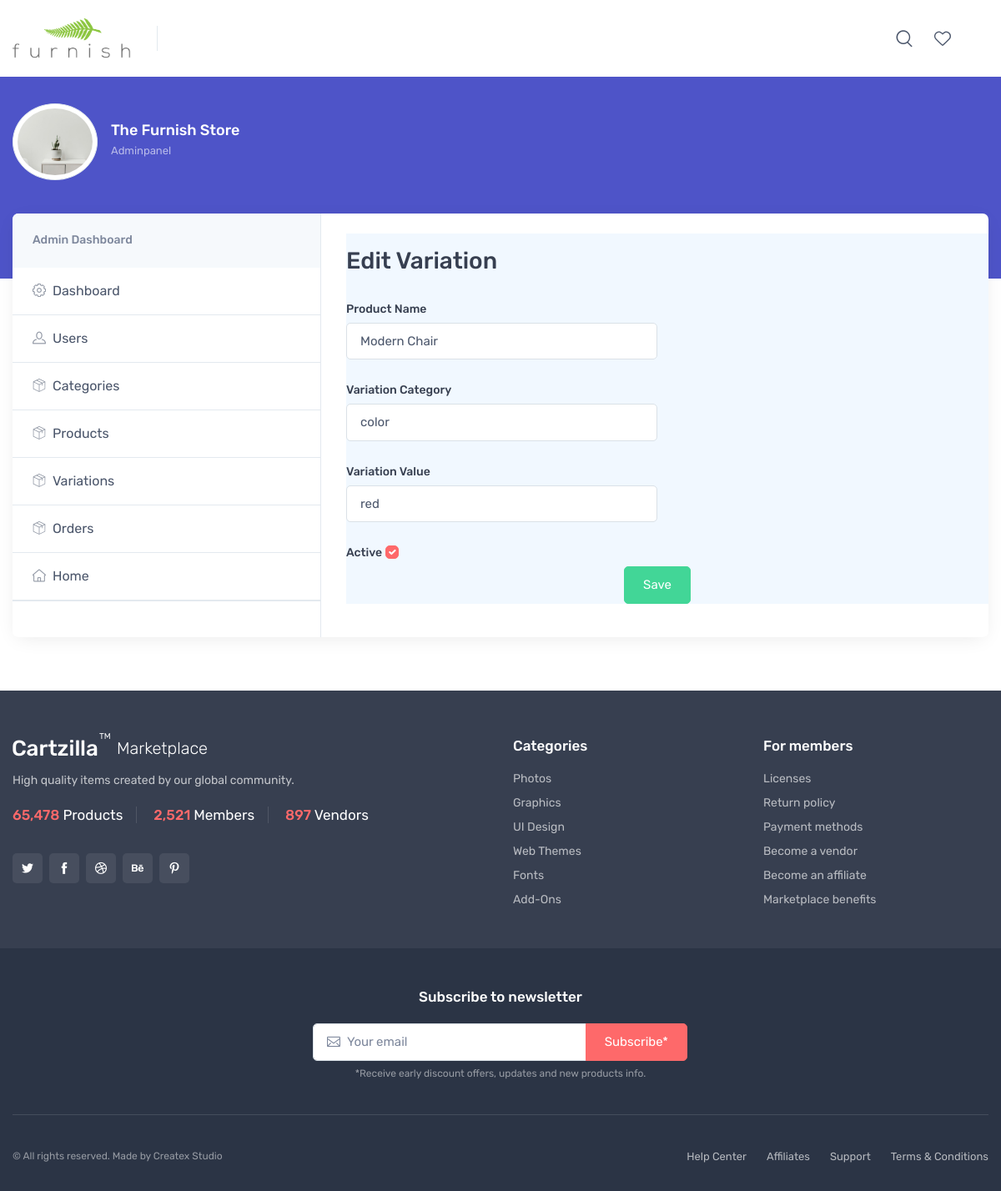
/adminpanel/update_variation/1/ (signed in), run on the app's committed database.
### store/models.py (models this page shows, shortened)
class Variation(models.Model):
    product = models.ForeignKey(Product, on_delete=models.CASCADE)
    variation_category = models.CharField(max_length=100, choices=variation_category_choice)
    variation_value = models.CharField(max_length=100)
    is_active       = models.BooleanField(default=True)
    created_date    = models.DateTimeField(auto_now=True)
    objects=VariationManager()

### adminpanel/views.py (the view)
# urls.py: path('update_variation/<int:variation_id>/', views.update_variation, name="update_variation"),
@login_required(login_url='login')
@user_passes_test(lambda u: u.is_superuser, login_url='home')
def update_variation(request, variation_id):
    variation = Variation.objects.get(id=variation_id)
    if request.method == 'POST':
        form = VariationForm(request.POST, instance=variation)
        if form.is_valid():
            form.save()
            return redirect('variation_management')
    else:
        form = VariationForm(instance=variation)
    context = {
        'variation': variation,
        'form': form
    }
    return render(request, 'adminpanel/dashboard-update-variation.html',context)

### adminpanel/forms.py
class VariationForm(forms.ModelForm):
    class Meta:
        model = Variation
        fields = ['product', 'variation_category',
                  'variation_value', 'is_active']
    def __init__(self, *args, **kwargs):
        super(VariationForm, self).__init__(*args, **kwargs)
        for field in self.fields:
            self.fields[field].widget.attrs['class'] = 'form-control'
        self.fields['is_active'].widget.attrs['class'] = 'ml-2 mt-1 form-check-input'

### cart/context_processors.py (called while the page is built, shortened)
def counter(request):
    cart_count = 0
    if 'admin' in request.path:
        return {}
    return dict(cart_count=cart_count)

def wish_counter(request):
    wish_count = 0
    if 'admin' in request.path:
        return {}
    return dict(wish_count=wish_count)

### category/context_processors.py (called while the page is built)
def menu_links(request):
    links = Categorie.objects.all()
    return dict(links=links)

### store/models.py (called while the page is built)
    def __str__(self):
        return self.product_name

### templates/adminpanel/dashboard-update-variation.html (shortened to what this page needs)
{% extends 'adminpanel/dashboard-base.html'%}
 {% block content %}
            {% load static %}
            <section class="col-lg-8 pt-lg-4 pb-4 mb-3">
                <div class="pt-2 px-4 ps-lg-0 pe-xl-5 bg-faded-info">
                  <div class="d-sm-flex flex-wrap justify-content-between align-items-center pb-2">
                    <h2 class="h3 py-2 me-2 text-center text-sm-start">Edit Variation</h2>
                  </div>
                          <form action="{% url 'update_variation' variation.id %}" method="POST">
                            <div class="form-row">
                              <div class="form-group col-md-6">
                                <label  class="form-label" for="id_name">Product Name</label>
                                {{ form.product }}
                              </div>
                              <br>
                              <div class="form-group col-md-6">
                                <label  class="form-label" for="product_slug">Variation Category</label>
                                {{ form.variation_category }}
                              </div>
                            </div>
                            <br>
                            <div class="form-row">
                              <div class="form-group col-md-6">
                                <label  class="form-label" for="product_price">Variation Value</label>
                                {{ form.variation_value }}
                              </div>
                              <br>
                              <div class="form-group col-md-6">
                                <label  class="form-label" for="id_is_available">Active</label>
                                {{ form.is_active }}
                              </div>
                            <div class="text-center">
                              <button type="submit" class="btn btn-success ">Save</button>
                            </div>
                          </form>
                </section>
            </div>
          </div>
        </div>
        </main>
                    {% endblock content%}

### data on the page
Variation: product "Modern Chair", variation_category "color", variation_value "red", is_active "☑"
